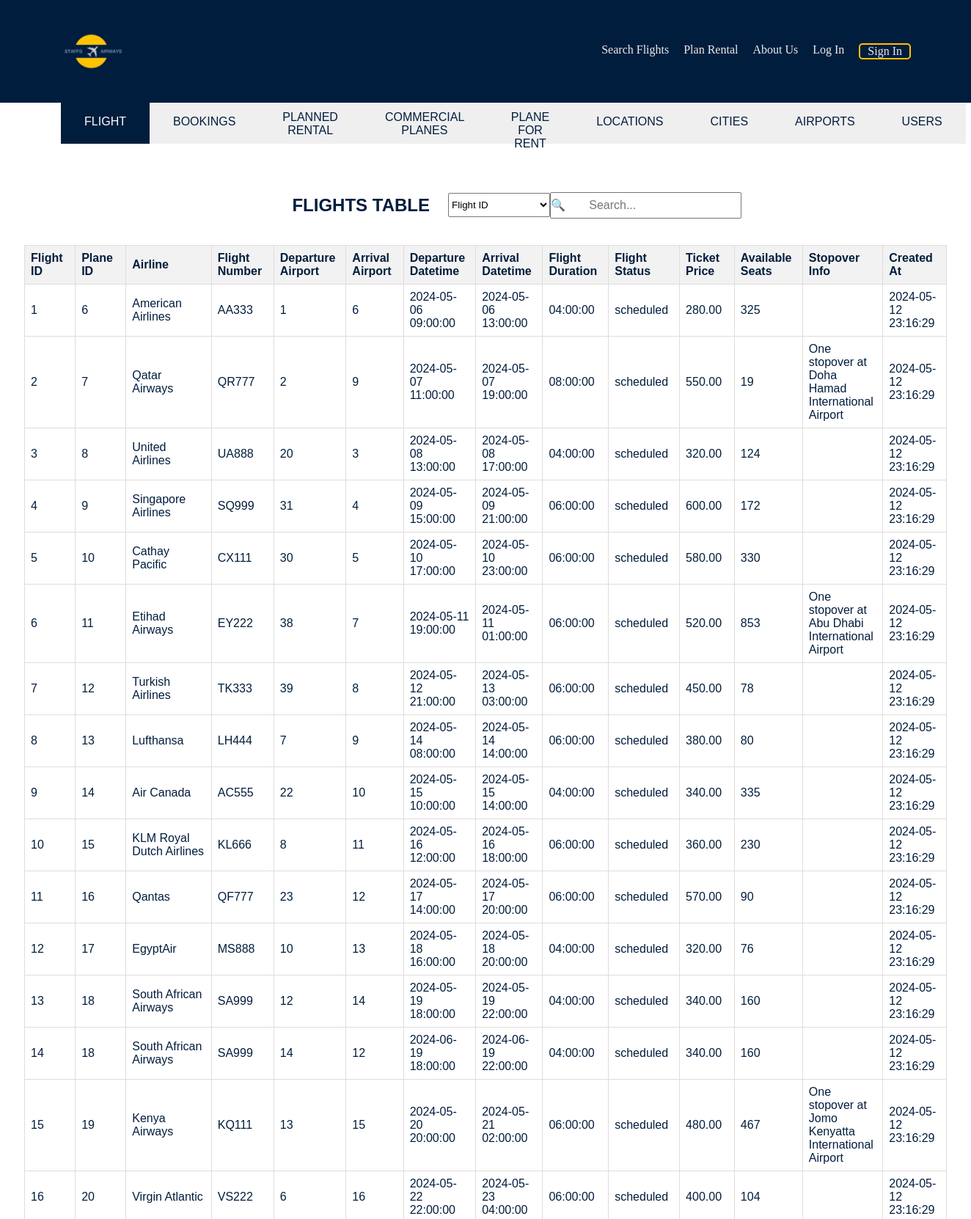
Screenshot of /ProjetStaff3/Projet/admin/home.php (upper part) with the database file from the repository.
### tables this page shows
CREATE TABLE `Flights` (
  `flight_id` int(11) NOT NULL,
  `plane_id` int(11) NOT NULL,
  `airline` varchar(255) NOT NULL,
  `flight_number` varchar(255) NOT NULL,
  `departure_airport`  int NOT NULL,
  `arrival_airport`  int NOT NULL,
  `departure_datetime` datetime NOT NULL,
  `arrival_datetime` datetime NOT NULL,
  `flight_duration` time DEFAULT NULL,
   flight_status ENUM('scheduled', 'ongoing', 'delayed', 'cancelled', 'completed') DEFAULT 'scheduled',
  `ticket_price` decimal(10,2) DEFAULT NULL,
  `available_seats` int(11) DEFAULT NULL,
  `stopover_info` text DEFAULT NULL,
  `created_at` timestamp NOT NULL DEFAULT current_timestamp(),
   FOREIGN KEY (`plane_id`) REFERENCES `Commercial_plane`(`plane_id`) ON DELETE CASCADE,
   FOREIGN KEY (`departure_airport`) REFERENCES `Airports`(`airport_id`) ON DELETE CASCADE,
  FOREIGN KEY (`arrival_airport`) REFERENCES `Airports`(`airport_id`) ON DELETE CASCADE
);

### ProjetStaff3/Projet/admin/home.php (the view, shortened to what this page needs)
<?php
global $base;
?>
<!DOCTYPE html>
<html lang="fr">
<head>
  <link rel="stylesheet" href="../css/home.css">
  <link rel="stylesheet" href="../css/aide.css">
</head>
<body>
  <header>
    <nav class="navbar">
      <div class="container">
        <img src="../image/aircraft-removebg-preview.png" alt="Airline Management Logo" class="logo">
        <ul class="nav-links">
          <li><a href="home.php">Search Flights</a></li>
          <li><a href="aircraft.php">Plan Rental</a></li>
          <li><a href="aboutUs.php">About Us</a></li>
          <?php
          if (isset($_SESSION['user_id'])) {
            echo "<li><a href=\"\">Profile</a></li>";
            if ($_SESSION['admin_id'] == 1) {
              echo "<li><a href=\"\">Admin</a></li>";
            }
            echo "<li><a href=\"Logout.php\">Logout</a></li>";
          } else {
            echo "<li><a href=\"Login.php\">Log In</a></li>
                          <li id=\"sign-in\"><a href=\"Registration.php\">Sign In</a></li>";
          }
          ?>
        </ul>
      </div>
    </nav>
  </header>
  <section class="corps">
    <section class="head">
      <button class="button clicked" id="bouton_flights">FLIGHT</button>
      <button class="button" id="bouton_bookings">BOOKINGS</button>
      <button class="button" id="bouton_rent_bookings">PLANNED RENTAL</button>
      <button class="button" id="bouton_commercial_planes">COMMERCIAL PLANES</button>
      <button class="button" id="bouton_planes_rent">PLANE FOR RENT</button>
      <button class="button" id="bouton_locations">LOCATIONS</button>
      <button class="button" id="bouton_cities">CITIES</button>
      <button class="button" id="bouton_airports">AIRPORTS</button>
      <button class="button" id="bouton_users">USERS</button>
    </section>
    <div class="management" id="page_flights" style="display: block;" >
      <div class="header-container">
        <h2>FLIGHTS TABLE</h2>
        <div class="search-container">
          <select id="searchColumn"></select>
          <input type="text" id="searchInput" name="search" onkeyup="searchTable()" placeholder="       Search...">
          <span class="search-icon" id="search-icon_flights">&#128269;</span>
        </div>
      </div>
      <table id='flightTable'>
        <tr>
          <th style="width: 90px; min-height: 50px;">Flight ID</th>
          <th style="width: 94px; min-height: 50px;">Plane ID</th>
          <th style="width: 115px; min-height: 50px;">Airline</th>
          <th style="width: 102px; min-height: 50px;">Flight Number</th>
          <th style="width: 108px; min-height: 50px;">Departure Airport</th>
          <th style="width: 97px; min-height: 50px;">Arrival Airport</th>
          <th style="width: 108px; min-height: 50px;">Departure Datetime</th>
          <th style="width: 104px; min-height: 50px;">Arrival Datetime</th>
          <th style="width: 104px; min-height: 50px;">Flight Duration</th>
          <th style="width: 107px; min-height: 50px;">Flight Status</th>
          <th style="width: 97px; min-height: 50px;">Ticket Price</th>
          <th style="width: 104px; min-height: 50px;">Available Seats</th>
          <th style="width: 112px; min-height: 50px;">Stopover Info</th>
          <th style="width: 102px; min-height: 50px;">Created At</th>
        </tr>
        <?php
        try {
          $sql = "SELECT * FROM Flights";
          $stmt = $base->query($sql);
          if ($stmt->rowCount() > 0) {
            while ($row = $stmt->fetch(PDO::FETCH_ASSOC)) {
              echo "<tr>";
              foreach ($row as $value) {
                echo "<td>" . $value . "</td>";
              }
              echo "</tr>";
            }
          } else {
            echo "<tr><td colspan='14'>No data found</td></tr>";
          }
        } catch (PDOException $e) {
          echo "Erreur : " . $e->getMessage();
        }
        ?>
      </table>
    </div>
  </section>
</body>
</html>

### ProjetStaff3/Projet/css/home.css (style rules this page uses)
body { font-family: Arial, sans-serif; }
.navbar { background-color: #001d3d; color: #ffc300; padding: 10px 0; position: fixed; top: 0; width: 100%; z-index: 1000; }
.container { display: flex; justify-content: space-between; align-items: center; max-width: 1200px; margin: 0 auto; padding: 0 20px; }
.logo { width: 120px; height: auto; }
.nav-links { list-style: none; display: flex; }
.nav-links li { margin-right: 20px; }
.nav-links li a { text-decoration: none; color: #EBEBEB; font-family: 'Times New Roman', Times, serif, sans-serif; }
#sign-in { border: 2px solid #ffc300; padding: 0.15px 10px; border-radius: 5px; }
body { font-family: Arial, sans-serif; margin: 0; padding: 0; }

### ProjetStaff3/Projet/css/aide.css (style rules this page uses)
.corps { color: #001d3d; width: 95%; text-align: center; margin: 0 auto; }
.head { display: flex; align-items: flex-start; padding: 50px; margin-top: 86px; }
.button { border: none; color: #001d3d; padding: 15px 32px; text-align: center; text-decoration: none; font-size: 16px; cursor: pointer; height: 60px; }
.button:hover, .button.clicked { background-color: #001d3d; color: white; }
.management { margin-top: 0px; }
table { border-collapse: collapse; width: 100%; }
th, td { border: 1px solid #dddddd; text-align: left; padding: 8px; }
th { background-color: #f2f2f2; }
h2 { text-align: center; }
.search-container { display: flex; align-items: center; width: 400px; position: relative; width: 25%; margin-left: 2%; }
#searchColumn, #searchBookings, #searchRentBook { height: 33px; }
#searchInput { flex: 1; padding-right: 30px; height: 30px; font-size: 16px; padding-left: 20px; }
.search-icon { font-size: 16px; position: absolute; cursor: pointer; z-index: 1; }
#search-icon_flights { left: 140px; }
.header-container { display: flex; justify-content: center; align-items: center; text-align: center; margin-bottom: 20px; }

### rows the page displays
flights: value "1", value "6", airline "American Airlines", flight_number "AA333", departure_datetime "2024-05-06 09:00:00", arrival_datetime "2024-05-06 13:00:00", flight_duration "04:00:00", flight_status "scheduled", ticket_price "280.00", available_seats "325", created_at "2024-05-12 23:16:29"
flights: value "2", plane "7", airline "Qatar Airways", flight_number "QR777", arrival_airport "9", departure_datetime "2024-05-07 11:00:00", arrival_datetime "2024-05-07 19:00:00", flight_duration "08:00:00", flight_status "scheduled", ticket_price "550.00", available_seats "19", stopover_info "One stopover at Doha Hamad International Airport", created_at "2024-05-12 23:16:29"
flights: value "3", plane "8", airline "United Airlines", flight_number "UA888", departure_airport "20", departure_datetime "2024-05-08 13:00:00", arrival_datetime "2024-05-08 17:00:00", flight_duration "04:00:00", flight_status "scheduled", ticket_price "320.00", available_seats "124", created_at "2024-05-12 23:16:29"
flights: value "4", plane "9", airline "Singapore Airlines", flight_number "SQ999", departure_airport "31", departure_datetime "2024-05-09 15:00:00", arrival_datetime "2024-05-09 21:00:00", flight_duration "06:00:00", flight_status "scheduled", ticket_price "600.00", available_seats "172", created_at "2024-05-12 23:16:29"
flights: value "5", plane "10", airline "Cathay Pacific", flight_number "CX111", departure_airport "30", departure_datetime "2024-05-10 17:00:00", arrival_datetime "2024-05-10 23:00:00", flight_duration "06:00:00", flight_status "scheduled", ticket_price "580.00", available_seats "330", created_at "2024-05-12 23:16:29"
flights: flight_id "6", plane "11", airline "Etihad Airways", flight_number "EY222", departure_airport "38", arrival_airport "7", departure_datetime "2024-05-11 19:00:00", arrival_datetime "2024-05-11 01:00:00", flight_duration "06:00:00", flight_status "scheduled", ticket_price "520.00", available_seats "853", stopover_info "One stopover at Abu Dhabi International Airport", created_at "2024-05-12 23:16:29"
flights: flight_id "7", plane "12", airline "Turkish Airlines", flight_number "TK333", departure_airport "39", arrival_airport "8", departure_datetime "2024-05-12 21:00:00", arrival_datetime "2024-05-13 03:00:00", flight_duration "06:00:00", flight_status "scheduled", ticket_price "450.00", available_seats "78", created_at "2024-05-12 23:16:29"
flights: flight_id "8", plane "13", airline "Lufthansa", flight_number "LH444", departure_airport "7", arrival_airport "9", departure_datetime "2024-05-14 08:00:00", arrival_datetime "2024-05-14 14:00:00", flight_duration "06:00:00", flight_status "scheduled", ticket_price "380.00", available_seats "80", created_at "2024-05-12 23:16:29"
flights: flight_id "9", plane "14", airline "Air Canada", flight_number "AC555", departure_airport "22", arrival_airport "10", departure_datetime "2024-05-15 10:00:00", arrival_datetime "2024-05-15 14:00:00", flight_duration "04:00:00", flight_status "scheduled", ticket_price "340.00", available_seats "335", created_at "2024-05-12 23:16:29"
flights: flight_id "10", plane "15", airline "KLM Royal Dutch Airlines", flight_number "KL666", departure_airport "8", arrival_airport "11", departure_datetime "2024-05-16 12:00:00", arrival_datetime "2024-05-16 18:00:00", flight_duration "06:00:00", flight_status "scheduled", ticket_price "360.00", available_seats "230", created_at "2024-05-12 23:16:29"
flights: flight_id "11", plane "16", airline "Qantas", flight_number "QF777", departure_airport "23", arrival_airport "12", departure_datetime "2024-05-17 14:00:00", arrival_datetime "2024-05-17 20:00:00", flight_duration "06:00:00", flight_status "scheduled", ticket_price "570.00", available_seats "90", created_at "2024-05-12 23:16:29"
flights: flight_id "12", plane "17", airline "EgyptAir", flight_number "MS888", departure_airport "10", arrival_airport "13", departure_datetime "2024-05-18 16:00:00", arrival_datetime "2024-05-18 20:00:00", flight_duration "04:00:00", flight_status "scheduled", ticket_price "320.00", available_seats "76", created_at "2024-05-12 23:16:29"
flights: flight_id "13", plane "18", airline "South African Airways", flight_number "SA999", departure_airport "12", arrival_airport "14", departure_datetime "2024-05-19 18:00:00", arrival_datetime "2024-05-19 22:00:00", flight_duration "04:00:00", flight_status "scheduled", ticket_price "340.00", available_seats "160", created_at "2024-05-12 23:16:29"
flights: value "14", plane "18", airline "South African Airways", flight_number "SA999", arrival_airport "12", departure_datetime "2024-06-19 18:00:00", arrival_datetime "2024-06-19 22:00:00", flight_duration "04:00:00", flight_status "scheduled", ticket_price "340.00", available_seats "160", created_at "2024-05-12 23:16:29"
flights: value "15", plane "19", airline "Kenya Airways", flight_number "KQ111", departure_airport "13", departure_datetime "2024-05-20 20:00:00", arrival_datetime "2024-05-21 02:00:00", flight_duration "06:00:00", flight_status "scheduled", ticket_price "480.00", available_seats "467", stopover_info "One stopover at Jomo Kenyatta International Airport", created_at "2024-05-12 23:16:29"
flights: value "16", plane "20", airline "Virgin Atlantic", flight_number "VS222", departure_airport "6", departure_datetime "2024-05-22 22:00:00", arrival_datetime "2024-05-23 04:00:00", flight_duration "06:00:00", flight_status "scheduled", ticket_price "400.00", available_seats "104", created_at "2024-05-12 23:16:29"
